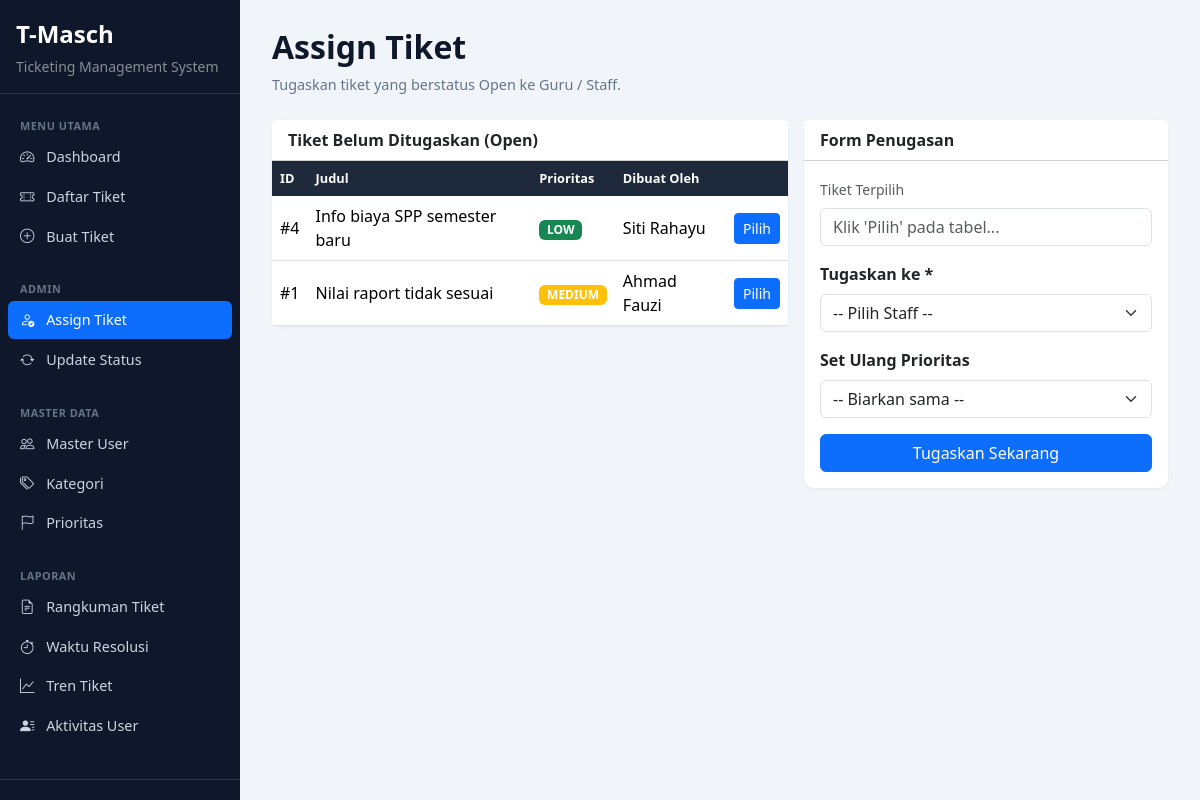
The app's page /tickets/assign.php (signed in) with its own data.
### tables this page shows
CREATE TABLE IF NOT EXISTS tickets (
    id              INT PRIMARY KEY AUTO_INCREMENT,
    title           VARCHAR(200) NOT NULL,
    description     TEXT,
    category_id     INT NOT NULL,
    priority_id     INT,
    status_id       INT NOT NULL DEFAULT 1,
    created_by      INT NOT NULL,
    assigned_to     INT,
    resolution_note TEXT,
    created_at      DATETIME DEFAULT CURRENT_TIMESTAMP,
    resolved_at     DATETIME NULL,
    FOREIGN KEY (category_id) REFERENCES categories(id),
    FOREIGN KEY (priority_id) REFERENCES priorities(id),
    FOREIGN KEY (status_id)   REFERENCES statuses(id),
    FOREIGN KEY (created_by)  REFERENCES users(id),
    FOREIGN KEY (assigned_to) REFERENCES users(id)
);

CREATE TABLE IF NOT EXISTS priorities (
    id   INT PRIMARY KEY AUTO_INCREMENT,
    name VARCHAR(20) NOT NULL
);

CREATE TABLE IF NOT EXISTS users (
    id         INT PRIMARY KEY AUTO_INCREMENT,
    username   VARCHAR(50)  NOT NULL UNIQUE,
    password   VARCHAR(50)  NOT NULL,
    full_name  VARCHAR(100) NOT NULL,
    role_id    INT          NOT NULL,
    department VARCHAR(100),
    FOREIGN KEY (role_id) REFERENCES roles(id)
);

### tickets/assign.php (the view, shortened to what this page needs)
<?php
require_once __DIR__ . '/../includes/auth.php';
require_once __DIR__ . '/../config/db.php';
$openTickets = $conn->query(
    "SELECT t.id, t.title, p.name AS prioritas, s.name AS status, cb.full_name AS dibuat_oleh
     FROM tickets t
     JOIN statuses s ON t.status_id = s.id
     LEFT JOIN priorities p ON t.priority_id = p.id
     JOIN users cb ON t.created_by = cb.id
     WHERE s.name = 'Open'
     ORDER BY t.id DESC"
);
require_once __DIR__ . '/../includes/header.php';
?>
<div class="page-header">
    <h2>Assign Tiket</h2>
    <p>Tugaskan tiket yang berstatus Open ke Guru / Staff.</p>
</div>
<div class="row g-3">
    <div class="col-md-7">
        <div class="card">
            <div class="card-header bg-white fw-semibold">Tiket Belum Ditugaskan (Open)</div>
            <div class="table-responsive">
                <table class="table table-hover mb-0 align-middle">
                    <thead>
                        <tr><th>ID</th><th>Judul</th><th>Prioritas</th><th>Dibuat Oleh</th><th></th></tr>
                    </thead>
                    <tbody>
                        <?php while ($t = $openTickets->fetch_assoc()): ?>
                        <tr>
                            <td>#<?= $t['id'] ?></td>
                            <td><?= h($t['title']) ?></td>
                            <td><?= $t['prioritas'] ? priorityBadge($t['prioritas']) : '-' ?></td>
                            <td><?= h($t['dibuat_oleh']) ?></td>
                            <td>
                                <button class="btn btn-sm btn-primary"
                                    onclick="pilihTiket(<?= $t['id'] ?>, '<?= h(addslashes($t['title'])) ?>')">
                                    Pilih
                                </button>
                            </td>
                        </tr>
                        <?php endwhile; ?>
                    </tbody>
                </table>
            </div>
        </div>
    </div>
    <div class="col-md-5">
        <div class="card">
            <div class="card-header bg-white fw-semibold">Form Penugasan</div>
            <div class="card-body">
                <form method="POST" id="formAssign">
                    <div class="mb-3">
                        <label class="form-label text-muted small">Tiket Terpilih</label>
                        <input type="text" id="ticketLabel" class="form-control" readonly placeholder="Klik 'Pilih' pada tabel...">
                    </div>
                    <div class="mb-3">
                        <label class="form-label fw-semibold">Tugaskan ke *</label>
                        <select name="staff_id" class="form-select" required>
                            <option value="">-- Pilih Staff --</option>
                        </select>
                    </div>
                    <div class="mb-3">
                        <label class="form-label fw-semibold">Set Ulang Prioritas</label>
                        <select name="priority_id" class="form-select">
                            <option value="0">-- Biarkan sama --</option>
                        </select>
                    </div>
                    <button type="submit" class="btn btn-primary w-100">Tugaskan Sekarang</button>
                </form>
            </div>
        </div>
    </div>
</div>
<?php require_once __DIR__ . '/../includes/footer.php'; ?>

### includes/auth.php (shortened to what this page needs)
<?php
function h($str)
{
    return htmlspecialchars($str ?? '', ENT_QUOTES, 'UTF-8');
}
function priorityBadge($priorityName)
{
    $map = [
        'LOW'      => 'success',
        'MEDIUM'   => 'warning',
        'HIGH'     => 'orange',
        'CRITICAL' => 'danger',
    ];
    $color = $map[$priorityName] ?? 'secondary';
    return '<span class="badge bg-' . $color . '">' . h($priorityName) . '</span>';
}

### assets/css/style.css (style rules this page uses)
body { background-color: #f1f5f9; font-family: 'Segoe UI', system-ui, sans-serif; }
.card { border: none; border-radius: 10px; box-shadow: 0 1px 3px rgba(0,0,0,0.06); }
.table thead th { background-color: #1e293b; color: #fff; font-size: 0.8rem; font-weight: 600; border: none; white-space: nowrap; }
.page-header { margin-bottom: 24px; }
.page-header h2 { font-weight: 700; color: #0f172a; }
.page-header p { color: #64748b; font-size: 0.9rem; }

### records on screen
tickets: id "4", title "Info biaya SPP semester baru", priority.name "LOW", created_by.full_name "Siti Rahayu"
tickets: id "1", title "Nilai raport tidak sesuai", priority.name "MEDIUM", created_by.full_name "Ahmad Fauzi"
